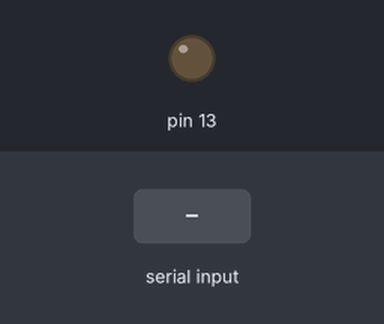
Simulated run of this sketch. Board: Arduino Uno, built with avr-gcc and run on an emulated ATmega328P. Shown: output pins drawn as LEDs (lit = HIGH). Inputs (shaded band) come from the test bench. What the sketch prints to the serial monitor is not drawn.

Above: at 1.2 s.
1.3 s: "1" received over Serial
At 4.3 s:
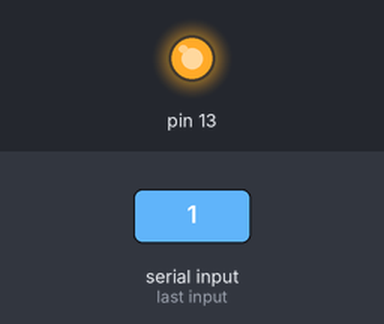
Timing chart, 0 to 10.3 s (numbered marks = the images above; inputs shaded):
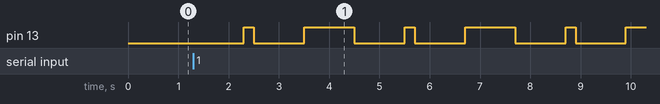

The sketch:

sketch_SerialTest.ino.ino
```cpp
// Open a serial connection and flash LED when input is received

void setup(){
  // Open serial connection.
  Serial.begin(9600);
  pinMode(13, OUTPUT);
  Serial.write('1');
}

void loop(){
  if(Serial.available() > 0){      // if data present, blink
    delay(1000);
    digitalWrite(13, HIGH);
    delay(200);
    digitalWrite(13, LOW);
    delay(1000);
    digitalWrite(13, HIGH);
    delay(1000);
    digitalWrite(13, LOW);
    Serial.write('0');
  }
}
```

Measured:
- after the input at 1.3 s, pin 13: LOW → HIGH after 1.0 s, then repeats every 3.2 s: LOW 1.0 s, HIGH 1.0 s, LOW 1.0 s, HIGH 0.20 s
